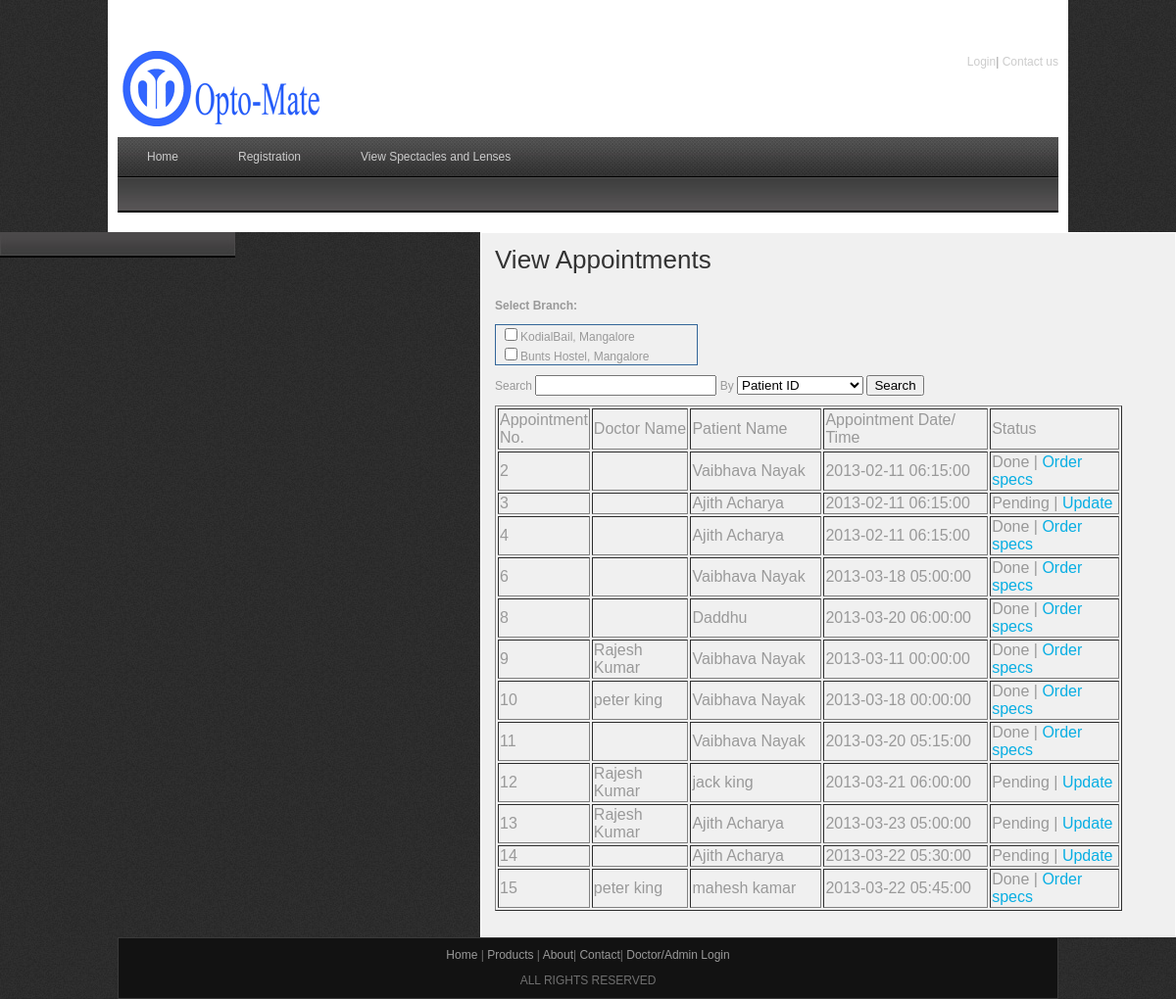
Page /viewappointment.php on the committed database.
### tables this page shows
CREATE TABLE IF NOT EXISTS `branch` (
  `branch_id` int(10) NOT NULL AUTO_INCREMENT,
  `branch_name` varchar(30) NOT NULL,
  `description` varchar(50) NOT NULL,
  PRIMARY KEY (`branch_id`)
);

CREATE TABLE IF NOT EXISTS `appointment` (
  `app_id` int(10) NOT NULL AUTO_INCREMENT,
  `branch_id` int(10) NOT NULL,
  `pat_id` int(10) NOT NULL,
  `doc_id` int(10) NOT NULL,
  `app_date` date NOT NULL,
  `app_time` time NOT NULL,
  `created_at` datetime NOT NULL,
  `status` varchar(30) NOT NULL,
  PRIMARY KEY (`app_id`)
);

CREATE TABLE IF NOT EXISTS `patient` (
  `pat_id` int(10) NOT NULL AUTO_INCREMENT,
  `admin_id` int(10) NOT NULL,
  `pat_name` varchar(30) NOT NULL,
  `email_id` varchar(25) NOT NULL,
  `password` varchar(25) NOT NULL,
  `dob` date NOT NULL,
  `gender` varchar(10) NOT NULL,
  `address` varchar(50) NOT NULL,
  `contact` varchar(25) NOT NULL,
  `created_at` date NOT NULL,
  PRIMARY KEY (`pat_id`)
);

CREATE TABLE IF NOT EXISTS `doctor` (
  `doc_id` int(10) NOT NULL AUTO_INCREMENT,
  `branch_id` int(10) NOT NULL,
  `doc_name` varchar(25) NOT NULL,
  `clinic_name` varchar(25) NOT NULL,
  `email_id` varchar(25) NOT NULL,
  `phone` varchar(25) NOT NULL,
  `mobile` varchar(25) NOT NULL,
  `login_id` varchar(25) NOT NULL,
  `password` varchar(25) NOT NULL,
  `created_at` date NOT NULL,
  `last_login` datetime NOT NULL,
  PRIMARY KEY (`doc_id`)
);

### viewappointment.php (the view, shortened to what this page needs)
<?php
include("includes/header.php");
$brquery = $brquery.")";
if(isset($_POST[search]))
{
	if($_POST[group2] == "Doctor Name")
	{
$bquery = "SELECT * FROM  appointment WHERE  doc_name LIKE  '%$_POST[lol]%' AND ".$brquery;
	$result = mysql_query($bquery);
	}
	else if($_POST[group2] == "Patient Name")
	{
	$bquery = "SELECT * FROM  appointment WHERE pat_name=  '$_POST[lol]' AND ".$brquery;
	$result = mysql_query();
	}
	else if($_POST[group2] == "Patient ID")
	{
	$bquery = "SELECT * FROM  appointment WHERE pat_id=  '$_POST[lol]' AND ".$brquery;
	$result = mysql_query($bquery);
	}
	else if($_POST[group2] == "Appointment Date")
	{
	$bquery = "SELECT * FROM  appointment WHERE  app_date=  '$_POST[lol]' AND ".$brquery;
	$result = mysql_query($bquery);
	}
}
else
{
	$result = mysql_query("SELECT * FROM appointment");
}
$resbranch = mysql_query("select * from branch");
?>
    <div id="templatemo_main">
   		<div id="sidebar" class="float_l">
        	<div class="sidebar_box"><span class="bottom"></span>
            </div>
   		</div>
        <div id="content" class="float_r">
          <h2>View Appointments
            </h2>
            <form id="form1" name="form1" method="post" action="" onSubmit="return validation()" >
            <p>
              <label for="patname"><strong>Select Branch:</strong></label>
<div style="overflow:auto;width:200px;height:40px;border:1px solid #336699;padding-left:5px">
<?php
while($rows = mysql_fetch_array($resbranch))
			{
echo "<input type='checkbox' name='group[]' id='group[]'  value='$rows[branch_id]'>$rows[branch_name]<br>";
			}
?>
</div>
            </p>
            <p>
              <label for="lol">Search
                <input type="text" name="lol" id="lol" />
              </label>
              <label for="group2">By</label>
<select name="group2" id="group2">
<option value="Patient ID">Patient ID</option>
</select>
              <input type="submit" name="search" id="search" value="Search" />
            </p>
            <table width="640" border="1">
<tr>
  <td width="82" height="42">Appointment No.</td>
                <td width="96">Doctor Name</td>
                <td width="132">Patient Name</td>
                <td width="166">Appointment Date/ Time</td>
                <td width="130">Status</td>
          </tr>
              <?php
           	while($row = mysql_fetch_array($result))
  {
  $retpat =mysql_query("SELECT * FROM patient WHERE pat_id= '$row[pat_id]'");
  $patrec = mysql_fetch_array($retpat);
	$retdoc =mysql_query("SELECT * FROM doctor WHERE doc_id= '$row[doc_id]'");
  $docrec = mysql_fetch_array($retdoc);
  echo "<tr>";
  echo "<td>" . $row['app_id'] . "</td>";
  echo "<td>" . $docrec['doc_name'] . "</td>";
  echo "<td>" . $patrec['pat_name'] . "</td>";
  echo "<td>" . $row['app_date']. " ". $row['app_time'] . "</td>";
   echo "<td>";
   if($row['status'] == "pending")
   {
	   echo "Pending | <a href='test.php?appid=$row[app_id]'>Update</a>";
   }
   else
   {
	   	$rettests =mysql_query("SELECT * FROM test WHERE app_id= '$row[app_id]'");
  $rectests = mysql_fetch_array($rettests);
	   echo "Done | <a href='products.php?appid=$row[app_id]&patid=$row[pat_id]&testids=$rectests[test_id]'>Order specs</a>";
   }
 echo "  </td>";
  echo "</tr>";
  }
?>
          </table>
          </form>
</div>
  </div>
    <?php
include("includes/footer.php");
?>

### CSS/templatemo_style.css (style rules this page uses)
body { margin: 0; padding: 0; color: #999; font-family: Tahoma, Geneva, sans-serif; font-size: 12px; line-height: 1.4em; background-color: #2e2e2e; background-repeat: repeat; background-image: url(../images/templatemo_body.jpg) }
a, a:link, a:visited { color: #08aee3; font-weight: normal; text-decoration: none; }
p { margin: 0 0 10px 0; padding: 0; }
h1, h2, h3, h4, h5, h6 { color: #333; font-weight: normal; }
h2 { font-size: 26px; margin: 0 0 25px; padding: 5px 0; }
.float_l { float: left }
.float_r { float: right }
#templatemo_main { width: 100%; margin-bottom: 10px; }
#content { width: 680px; background: #f0f0f0; border: 1px solid #fff; padding: 14px; }
#sidebar { width: 240px }
.sidebar_box { position: relative; background: #4c4a4a; margin-bottom: 36px; }
.sidebar_box span.bottom { position: absolute; bottom: -26px; left: 0; width: 240px; height: 26px; background: url(../images/templatemo_sidebar_bottom.jpg) }

### rows in the picture
branch: branch_name "KodialBail, Mangalore"
branch: branch_name "Bunts Hostel, Mangalore"
appointment: app_id "2", pat.pat_name "Vaibhava Nayak", app_date "2013-02-11", app_time "06:15:00"
appointment: app_id "3", pat.pat_name "Ajith Acharya", app_date "2013-02-11", app_time "06:15:00"
appointment: app_id "4", pat.pat_name "Ajith Acharya", app_date "2013-02-11", app_time "06:15:00"
appointment: app_id "6", pat.pat_name "Vaibhava Nayak", app_date "2013-03-18", app_time "05:00:00"
appointment: app_id "8", pat.pat_name "Daddhu", app_date "2013-03-20", app_time "06:00:00"
appointment: app_id "9", doc.doc_name "Rajesh Kumar", pat.pat_name "Vaibhava Nayak", app_date "2013-03-11", app_time "00:00:00"
appointment: app_id "10", doc.doc_name "peter king", pat.pat_name "Vaibhava Nayak", app_date "2013-03-18", app_time "00:00:00"
appointment: app_id "11", pat.pat_name "Vaibhava Nayak", app_date "2013-03-20", app_time "05:15:00"
appointment: app_id "12", doc.doc_name "Rajesh Kumar", pat.pat_name "jack king", app_date "2013-03-21", app_time "06:00:00"
appointment: app_id "13", doc.doc_name "Rajesh Kumar", pat.pat_name "Ajith Acharya", app_date "2013-03-23", app_time "05:00:00"
appointment: app_id "14", pat.pat_name "Ajith Acharya", app_date "2013-03-22", app_time "05:30:00"
appointment: app_id "15", doc.doc_name "peter king", pat.pat_name "mahesh kamar", app_date "2013-03-22", app_time "05:45:00"
